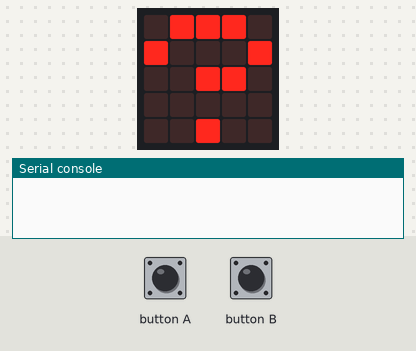
This program was run on a simulated BBC micro:bit running MicroPython. On the bench: the board's 5×5 LED display, the last lines printed to the serial console. The inputs (shaded band) are chosen by the test bench. No radio messages arrive unless stated (any console line starting 'radio sent:' is added by the test bench).

Above: at 1.2 s.
1.3 s: button A pressed for 0.15 s
At 2.3 s:
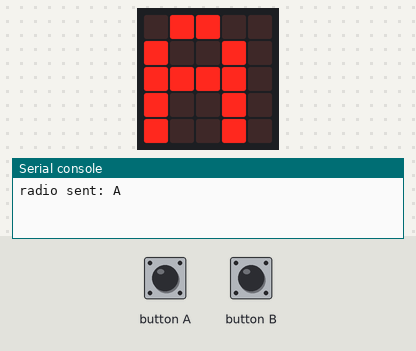
4.4 s: button B pressed for 0.15 s
At 5.8 s:
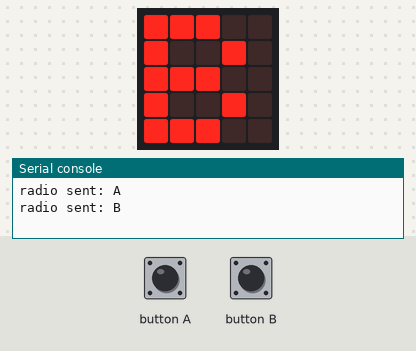
Timing chart, 0 to 7.4 s (numbered marks = the images above; inputs shaded):
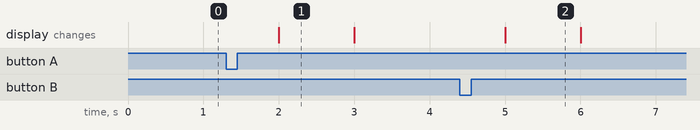

Measured:
- after the input at 1.3 s, the display: changes after 0.70 s (image 1)
- after the input at 4.4 s, the display: changes after 0.60 s (image 2)
- what the display in image 1 shows lasts 1.0 s, from 2.0 s to 3.0 s

The program:

radio.py
```python
# Imports go at the top
from microbit import *
import radio

radio.on()
radio.config(channel=10)

while True:
    if button_a.was_pressed():
        mensaje ="A"
        radio.send(mensaje)
        display.show(mensaje)
        sleep(1000)
    elif button_b.was_pressed():
        mensaje ="B"
        radio.send(mensaje)
        display.show(mensaje)
        sleep(1000)
    else:
        display.show("?")
        sleep(1000)
```
